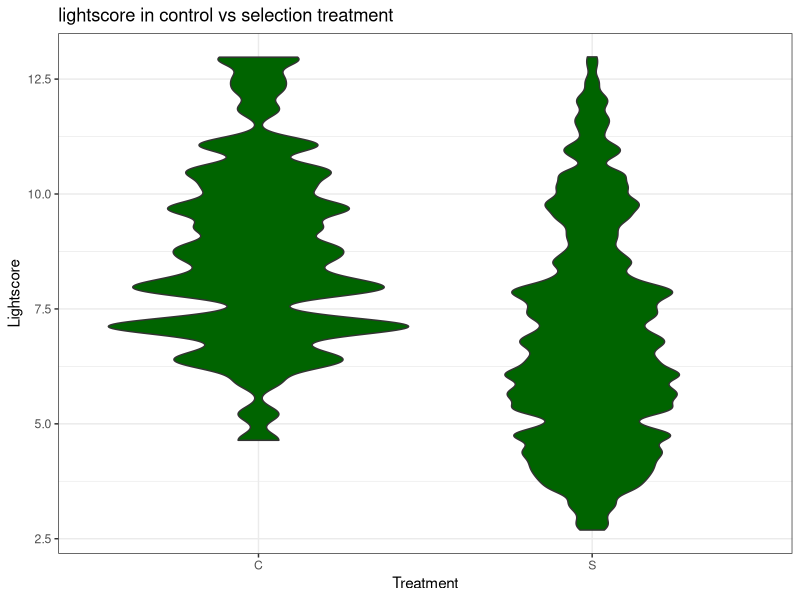
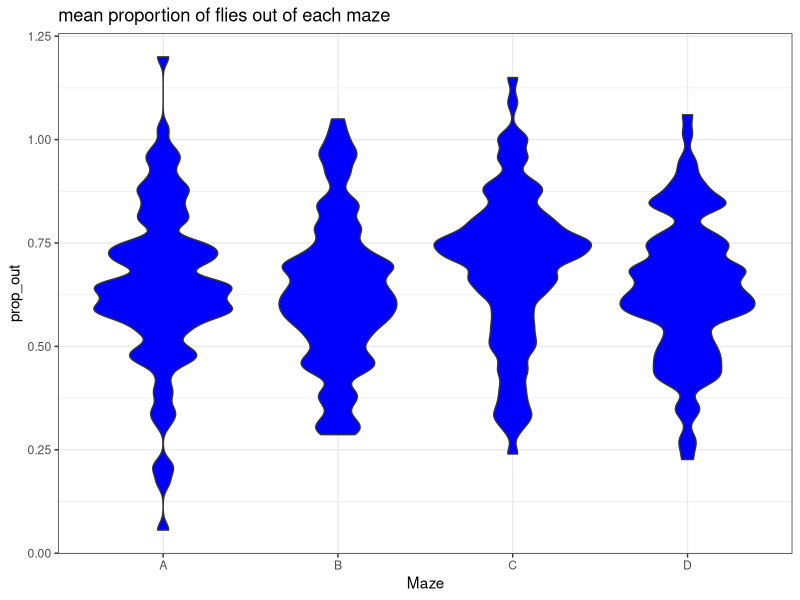
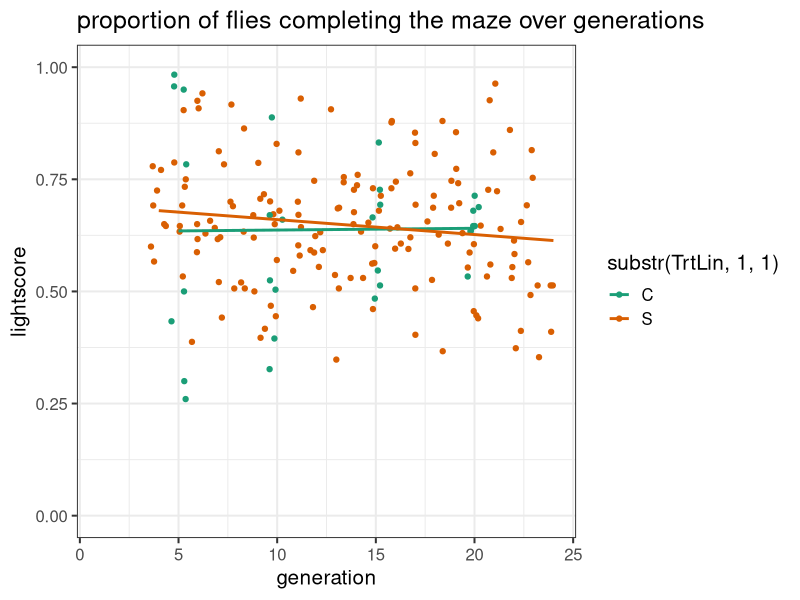

The R script that drew these images, in order:
#assignment 3:

#Construct some (i.e., more than one) ggplots using your data.
#Discuss:
  #what you are trying to show
  #some of the choices that you have made
  #the basis for these choices
    #(e.g., Cleveland hierarchy, proximity of comparisons, or other principles of graphical communication)

library(ggplot2); theme_set(theme_bw(base_size=15))
library(readxl)
library(tidyverse) #magrittr and ggplot2 are within tidyverse

alan <- read_excel("raw_alan_gen24.xlsx")
sapply(alan,class)


alan <- alan |> mutate(across(c(time_of_day, Maze, Maze_Order, Treatment, Lineage, Sex, blind), factor))
generations_total <- (tail(na.omit(alan$Generation, n = 1)))[1]
alan$TrtLin <- interaction(alan$Treatment, alan$Lineage, drop = TRUE, sep = "")

sumalan <- (alan |>
  group_by(Generation, TrtLin) %>%
  summarise(Lightscore = mean(Lightscore, na.rm=TRUE), prop_out = mean(prop_out, na.rm=TRUE))
)

#i want to show the difference in lightscore distribution between treatments
ggplot(alan, aes(x = Treatment, y = Lightscore)) +
  theme_bw() +
  geom_violin(fill = "darkgreen", adjust = 1/5) +
  labs(title="lightscore in control vs selection treatment")
#the comparison is directly between control and selection, so I put them on the same axis
  #proximity of comparisons


#i want to show the differences in proportion of flies exiting the maze between mazes
suppressWarnings(ggplot(alan, aes(x = Maze, y = prop_out)) +
  theme_bw() +
  geom_violin(fill = "blue", adjust = 1/3)) +
  labs(title = "mean proportion of flies out of each maze")
#the error here is okay, just due to empty rows
#I put the mazes on the same axis for readability 


#i want to show the proportion of flies completing the maze over generations
alan_sum <- (alan 
             |> summarise(across(c(Lightscore, prop_out),
                                 .fns = list(
                                   mean = ~ mean(.,na.rm=TRUE),
                                   se   = ~ sd(., na.rm = TRUE) / sqrt(sum(!is.na(.x))))),
                          .by = c(Generation, TrtLin, Sex)
             )
)

ggplot(
  alan_sum,
  aes(
    Generation,
    prop_out_mean,
    colour = substr(TrtLin, 1, 1),
    group  = substr(TrtLin, 1, 1)
  )
) +
  geom_jitter() +
  scale_x_continuous(limits = c(1, generations_total)) +
  scale_y_continuous(limits = c(0, 1)) +
  geom_smooth(method="lm", se=FALSE)+
  scale_color_brewer(palette = "Dark2") +
  labs(
    title = "proportion of flies completing the maze over generations",
    y = "lightscore",
    x = "generation")
#the warnings here are fine, some values have been removed as they were NA
  #other values went past 1.00 so were removed

#i wanted to show the the proportion in and out is relatively stable over time,
  #so i chose a scatterplot and added two lines of best fit, without standard error
    #added jitter to prevent overlapping points

#made the colours colourblindfriendly (sorry about colours in the previous assignments)

#i tried changing the legend title to Treatment but it won't budge
